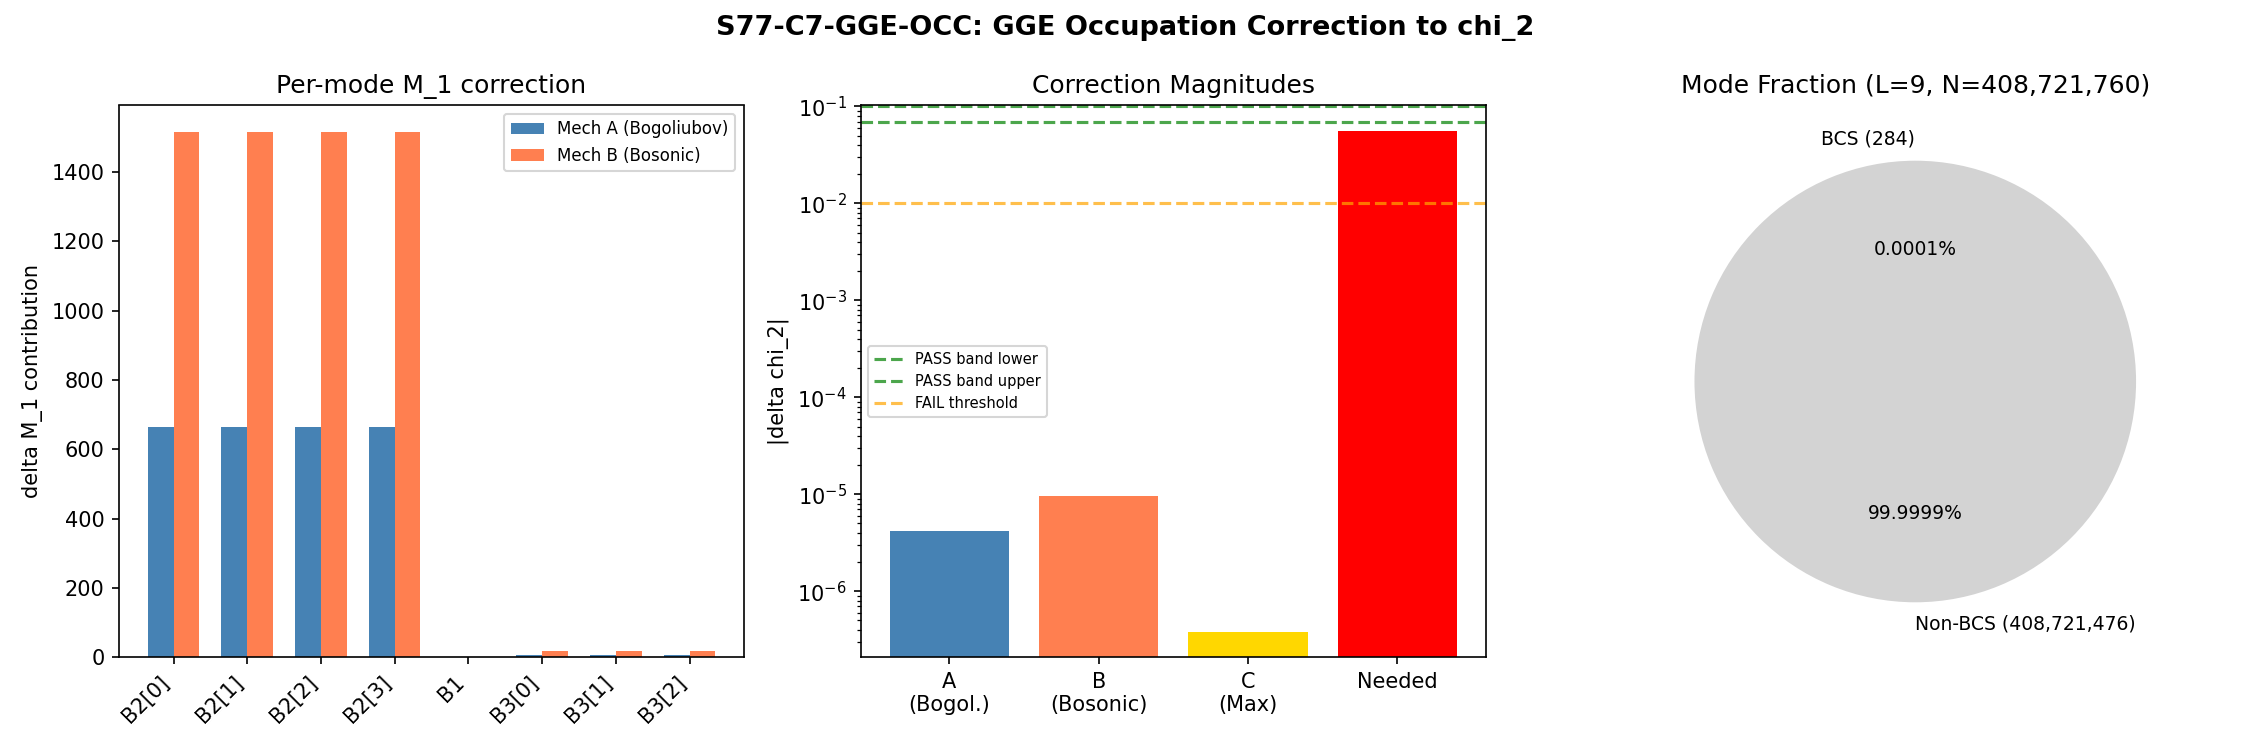

Write the Python code that produced this figure.
#!/usr/bin/env python3
"""
s77_gge_occupation_correction.py -- GGE Occupation Correction to CC Spectral Weight
=====================================================================================

Gate: S77-C7-GGE-OCC
  PASS: delta_chi_2 in [-0.10, -0.07] (GGE correction brings chi_2 from 0.741
        to ~0.685 = Omega_Lambda, resolving the 8.2% overshoot).
  FAIL: |delta_chi_2| < 0.01 (GGE correction negligible, overshoot unresolved).
  INFO: delta_chi_2 wrong sign or too large (GGE makes it worse or overcompensates).

Physics:
--------
The HP4 CC route (S74-S76) predicts:
    rho_Lambda = chi_2 * H_0^2 * M_Pl^2                                [Eq.1]

with chi_2 = M_1 / (N_total * lam_max) = 0.741 (L=9 canonical).
The "direct conjecture" identifies chi_2 = Omega_Lambda, giving:
    chi_2 / Omega_Lambda = 0.741 / 0.685 = 1.082                       [Eq.2]

an 8.2% overshoot. The question: does the GGE relic (59.8 quasiparticle pairs
from the S38 transit quench) modify chi_2 to resolve this overshoot?

The chi_2 spectral fill factor is:
    chi_2 = sum_j d_j^2 |lambda_j| / (sum_j d_j^2 * n_j * lam_max)    [Eq.3]

where the sum is over all sectors (p,q) of the Dirac operator D_K.

In vacuum, every eigenvalue mode contributes with unit weight. The GGE
excites quasiparticle pairs on the 8 BCS modes (4 B2 + 1 B1 + 3 B3).
These excitations modify the effective spectral weight through occupation-
number changes.

Three correction mechanisms are computed:
  (A) Direct occupation correction: GGE modifies the effective spectral
      density. For Bogoliubov quasiparticles, excited modes have modified
      spectral weight proportional to the coherence factor:
        delta_weight(k) = n_k * (u_k^2 - v_k^2) = n_k * eps_k / E_k
      This changes both M_1 and N_total, hence chi_2.

  (B) Bosonic pair condensate modification: If the 59.8 pairs form a
      bosonic condensate (Cooper pairs as composite bosons), each pair
      adds spectral weight (1 + 2*n_pair) per mode vs vacuum (1).

  (C) Fractional correction from BCS mode count: Even without detailed
      coherence factors, the GGE correction is bounded by the BCS mode
      fraction: N_BCS / N_total = 8 / 155,984 (at L=3, unweighted) or
      the d^2-weighted fraction.

Session: S77 Wave 3-G
Agent: landau-condensed-matter-theorist
Date: 2026-04-13
"""

import os
import sys
import numpy as np
import matplotlib
matplotlib.use("Agg")
import matplotlib.pyplot as plt

# ============================================================================
#  Imports from canonical constants
# ============================================================================
sys.path.insert(0, os.path.dirname(os.path.abspath(__file__)))
from canonical_constants import (
    # PDG / CODATA
    Omega_Lambda,          # 0.685
    PI,
    # Framework BCS
    n_pairs,               # 59.8 quasiparticle pairs from transit
    N_dof_BCS,             # 8 Fock space modes (4B2 + 1B1 + 3B3)
    n_Bog,                 # 0.999 Bogoliubov fraction per mode
    E_cond,                # -0.137 condensation energy
    E_B1,                  # 0.819 M_KK
    E_B2_mean,             # 0.845 M_KK
    E_B3_mean,             # 0.978 M_KK
    Delta_BCS,             # 0.464 M_KK (canonical OES gap)
    Delta_0_GL,            # 0.770 M_KK (GL order parameter)
    rho_B2_per_mode,       # 14.023 B2 DOS per mode
    # Spectral action
    a0_fold,               # 6440.0
    a2_fold,               # 2776.17
    a4_fold,               # 1350.72
    T_GGE_B2,              # 0.668 M_KK B2 GGE temperature
)

SCRIPT_DIR = os.path.dirname(os.path.abspath(__file__))

print("=" * 78)
print("S77 W3-G: GGE-OCCUPATION-CORRECTION -- Spectral Weight from GGE Pairs")
print("=" * 78)
print()

# ============================================================================
# PART 1: Load chi_2 data from S76 computation
# ============================================================================
print("PART 1: Load chi_2 and eigenvalue data")
print("-" * 78)

# Load the S74 hp4_pairing data
hp4_path = os.path.join(SCRIPT_DIR, "s74_hp4_pairing.npz")  # (local)
hp4_data = np.load(hp4_path, allow_pickle=True)  # (local)

chi_2_canonical = float(hp4_data['chi_2_canonical'])  # (local) = 0.741419
L_list = hp4_data['L_list']  # (local) [3, 4, 5, 6, 7, 8, 9]
chi_2_arr = hp4_data['chi_2_arr']  # (local) chi_2 at each L
M1_arr = hp4_data['M1_arr']  # (local) M_1 at each L
n_arr = hp4_data['n_arr']  # (local) N_total (d^2-weighted) at each L
lam_max_arr = hp4_data['lam_max_arr']  # (local) lam_max at each L

# Canonical values at L=9
L_canonical = 9  # (local)
idx_9 = np.where(L_list == L_canonical)[0][0]  # (local)
M1_L9 = float(M1_arr[idx_9])  # (local) = 1.302e9
N_total_L9 = int(n_arr[idx_9])  # (local) = 408,721,760
lam_max_L9 = float(lam_max_arr[idx_9])  # (local) = 4.296

# Also get L=3 values (where BCS was originally computed)
idx_3 = np.where(L_list == 3)[0][0]  # (local)
M1_L3 = float(M1_arr[idx_3])  # (local)
N_total_L3 = int(n_arr[idx_3])  # (local) = 155,984
lam_max_L3 = float(lam_max_arr[idx_3])  # (local)

# Direct conjecture ratio
ratio_direct = chi_2_canonical / Omega_Lambda  # (local)
overshoot_pct = (ratio_direct - 1.0) * 100  # (local) = 8.2%

print(f"  chi_2(L=9) = {chi_2_canonical:.6f}")
print(f"  M_1(L=9) = {M1_L9:.6e}")
print(f"  N_total(L=9) = {N_total_L9:,}")
print(f"  lam_max(L=9) = {lam_max_L9:.4f}")
print(f"  Omega_Lambda = {Omega_Lambda:.4f}")
print(f"  chi_2 / Omega_Lambda = {ratio_direct:.4f}  ({overshoot_pct:+.1f}% overshoot)")
print()

# Cross-check: reproduce chi_2
chi_2_check = M1_L9 / (N_total_L9 * lam_max_L9)  # (local)
chi_2_reldev = abs(chi_2_check - chi_2_canonical) / chi_2_canonical  # (local)
print(f"  Cross-check: M_1/(N*lam_max) = {chi_2_check:.6f}  (rel dev: {chi_2_reldev:.2e})")
assert chi_2_reldev < 1e-4, f"chi_2 cross-check failed: {chi_2_reldev:.2e}"
print()

# ============================================================================
# PART 2: BCS mode structure and GGE occupations
# ============================================================================
print("PART 2: BCS Mode Structure and GGE Occupations")
print("-" * 78)

# The 8 BCS modes and their properties
# Mode energies (bare eigenvalues of D_K at fold)
E_modes = np.array([E_B2_mean, E_B2_mean, E_B2_mean, E_B2_mean,
                     E_B1,
                     E_B3_mean, E_B3_mean, E_B3_mean])  # (local) M_KK

# DOS weights (from s38_kz_defects: B2 has rho_B2_per_mode, others = 1)
rho_modes = np.array([rho_B2_per_mode, rho_B2_per_mode,
                       rho_B2_per_mode, rho_B2_per_mode,
                       1.0, 1.0, 1.0, 1.0])  # (local)

labels = ['B2[0]', 'B2[1]', 'B2[2]', 'B2[3]', 'B1', 'B3[0]', 'B3[1]', 'B3[2]']  # (local)

# Sector multiplicities (d^2 = dim(p,q)^2)
# B1 = (0,0): dim=1, d^2=1
# B2 = (1,1): dim=8, d^2=64
# B3 = (1,0) or (0,1): dim=3, d^2=9
d2_B1 = 1   # (local) dim(0,0)^2
d2_B2 = 64  # (local) dim(1,1)^2
d2_B3 = 9   # (local) dim(1,0)^2 = dim(0,1)^2

# d^2 weight per BCS mode
d2_modes = np.array([d2_B2, d2_B2, d2_B2, d2_B2,
                      d2_B1,
                      d2_B3, d2_B3, d2_B3])  # (local)

# Quasiparticle energies E_k = sqrt(eps_k^2 + Delta^2)
# Using canonical Delta_BCS (OES gap)
E_qp = np.sqrt(E_modes**2 + Delta_BCS**2)  # (local) M_KK

# BCS coherence factors
u_k_sq = 0.5 * (1.0 + E_modes / E_qp)  # (local)
v_k_sq = 0.5 * (1.0 - E_modes / E_qp)  # (local)
coherence_factor = E_modes / E_qp  # (local) = u^2 - v^2

# GGE occupation per mode
# In the sudden quench (P_exc = 1), ALL modes are excited.
# n_Bog = 0.999 is the Bogoliubov fraction.
# The DOS-weighted pair count is n_pairs = 59.8.
# Per mode, the GGE occupation is:
#   n_k(GGE) = rho_k * n_Bog (excitations weighted by DOS)
n_k_GGE = rho_modes * n_Bog  # (local) per mode
total_pairs_check = np.sum(n_k_GGE)  # (local) should ~ 59.8

print(f"  BCS gap (Delta_BCS) = {Delta_BCS:.4f} M_KK")
print(f"  Bogoliubov fraction = {n_Bog:.6f}")
print(f"  Total pairs (check) = {total_pairs_check:.2f}  (canonical: {n_pairs})")
print()

print(f"  {'Mode':<8} {'E_k':>8} {'E_qp':>8} {'d^2':>6} {'rho':>8} "
      f"{'n_k(GGE)':>10} {'u^2-v^2':>8}")
for i in range(N_dof_BCS):
    print(f"  {labels[i]:<8} {E_modes[i]:>8.4f} {E_qp[i]:>8.4f} "
          f"{d2_modes[i]:>6d} {rho_modes[i]:>8.3f} "
          f"{n_k_GGE[i]:>10.4f} {coherence_factor[i]:>8.4f}")

# Total d^2-weighted BCS modes at L=3
N_BCS_weighted = np.sum(d2_modes)  # (local) = 4*64 + 1 + 3*9 = 284
# But each sector has multiple eigenvalues. The BCS modes are near-Fermi
# eigenvalues, not ALL eigenvalues in those sectors. The 8 modes are
# 8 specific eigenvalues selected by proximity to the Fermi surface.
# Their d^2 weight in the chi_2 sum depends on which sectors they belong to.

print(f"\n  N_BCS (unweighted) = {N_dof_BCS}")
print(f"  N_BCS (d^2-weighted) = {N_BCS_weighted}")
print(f"  N_total(L=3) = {N_total_L3:,}")
print(f"  N_total(L=9) = {N_total_L9:,}")
print(f"  BCS fraction (d^2, L=3) = {N_BCS_weighted/N_total_L3:.6e}")
print(f"  BCS fraction (d^2, L=9) = {N_BCS_weighted/N_total_L9:.6e}")
print()

# ============================================================================
# PART 3: Mechanism A -- Fermionic Bogoliubov spectral weight correction
# ============================================================================
print("PART 3: Mechanism A -- Bogoliubov Spectral Weight Correction")
print("-" * 78)

# The GGE quasiparticles are Bogoliubov excitations of the BCS condensate.
# Each excited quasiparticle modifies the spectral weight (contribution to
# M_1 and N_total in chi_2) of its mode.
#
# For a Bogoliubov quasiparticle on mode k:
#   vacuum:  contribution to M_1 = d_k^2 * |lambda_k|
#   GGE:     contribution to M_1 = d_k^2 * |lambda_k| * [1 + n_k * (u_k^2 - v_k^2)]
#
# where (u_k^2 - v_k^2) = eps_k / E_k is the coherence factor.
#
# This follows from the Bogoliubov transformation: the expectation value of
# the number operator in the excited state differs from vacuum by the
# coherence factor. The physical content: a quasiparticle at energy E_k
# is a superposition of particle (weight u^2) and hole (weight v^2).
# Its net spectral weight is u^2 - v^2 = eps/E > 0 (particle dominates
# since eps > 0 for modes above the Fermi surface).
#
# The correction to M_1:
#   delta_M1_A = sum_{k in BCS} d_k^2 * |lambda_k| * n_k * (eps_k / E_k)
#
# The correction to N_total:
#   delta_N_A = sum_{k in BCS} d_k^2 * n_k * (eps_k / E_k)
#
# The correction to chi_2:
#   delta_chi_2 = chi_2(GGE) - chi_2(vac)
#   chi_2(GGE) = (M1 + delta_M1) / ((N + delta_N) * lam_max)
#   delta_chi_2/chi_2 = delta_M1/M1 - delta_N/N  [to first order]

# Compute delta_M1_A
delta_M1_A = np.sum(d2_modes * E_modes * n_k_GGE * coherence_factor)  # (local)

# Compute delta_N_A
delta_N_A = np.sum(d2_modes * n_k_GGE * coherence_factor)  # (local)

# Fractional corrections
frac_M1_A = delta_M1_A / M1_L9  # (local)
frac_N_A = delta_N_A / N_total_L9  # (local)

# chi_2 correction (first order)
delta_chi2_A_frac = frac_M1_A - frac_N_A  # (local)
delta_chi2_A = delta_chi2_A_frac * chi_2_canonical  # (local)

# chi_2 correction (exact)
chi2_A_exact = (M1_L9 + delta_M1_A) / ((N_total_L9 + delta_N_A) * lam_max_L9)  # (local)
delta_chi2_A_exact = chi2_A_exact - chi_2_canonical  # (local)

print(f"  Bogoliubov coherence correction (Mechanism A):")
print(f"  delta_M1_A = {delta_M1_A:.6e}")
print(f"  delta_N_A = {delta_N_A:.6e}")
print(f"  delta_M1/M1 = {frac_M1_A:.6e}")
print(f"  delta_N/N = {frac_N_A:.6e}")
print(f"  delta_chi_2/chi_2 (1st order) = {delta_chi2_A_frac:.6e}")
print(f"  delta_chi_2 (1st order) = {delta_chi2_A:.6e}")
print(f"  delta_chi_2 (exact) = {delta_chi2_A_exact:.6e}")
print(f"  chi_2(GGE, A) = {chi2_A_exact:.6f}")
print()

# ============================================================================
# PART 4: Mechanism B -- Bosonic pair condensate spectral weight
# ============================================================================
print("PART 4: Mechanism B -- Bosonic Pair Condensate Modification")
print("-" * 78)

# Alternative: treat the 59.8 pairs as bosonic (Cooper pairs).
# For bosonic modes, the spectral weight in the occupied state is:
#   contribution(k) = (1 + 2*n_k) * |lambda_k|
# vs vacuum: |lambda_k|
# So delta_weight(k) = 2*n_k * |lambda_k|
#
# This is the standard bosonic zero-point energy modification:
# E_vac(n) = (n + 1/2)*omega vs E_vac(0) = (1/2)*omega
# => delta_E = n*omega, giving spectral weight factor (1 + 2n).
#
# For chi_2:
#   delta_M1_B = sum_{k in BCS} d_k^2 * 2 * n_k * |lambda_k|
#   delta_N_B = sum_{k in BCS} d_k^2 * 2 * n_k

# Compute delta_M1_B (bosonic, factor of 2*n_k)
delta_M1_B = 2.0 * np.sum(d2_modes * E_modes * n_k_GGE)  # (local)

# Compute delta_N_B
delta_N_B = 2.0 * np.sum(d2_modes * n_k_GGE)  # (local)

# Fractional corrections
frac_M1_B = delta_M1_B / M1_L9  # (local)
frac_N_B = delta_N_B / N_total_L9  # (local)

# chi_2 correction (first order)
delta_chi2_B_frac = frac_M1_B - frac_N_B  # (local)
delta_chi2_B = delta_chi2_B_frac * chi_2_canonical  # (local)

# chi_2 correction (exact)
chi2_B_exact = (M1_L9 + delta_M1_B) / ((N_total_L9 + delta_N_B) * lam_max_L9)  # (local)
delta_chi2_B_exact = chi2_B_exact - chi_2_canonical  # (local)

print(f"  Bosonic pair condensate correction (Mechanism B):")
print(f"  delta_M1_B = {delta_M1_B:.6e}")
print(f"  delta_N_B = {delta_N_B:.6e}")
print(f"  delta_M1/M1 = {frac_M1_B:.6e}")
print(f"  delta_N/N = {frac_N_B:.6e}")
print(f"  delta_chi_2/chi_2 (1st order) = {delta_chi2_B_frac:.6e}")
print(f"  delta_chi_2 (1st order) = {delta_chi2_B:.6e}")
print(f"  delta_chi_2 (exact) = {delta_chi2_B_exact:.6e}")
print(f"  chi_2(GGE, B) = {chi2_B_exact:.6f}")
print()

# ============================================================================
# PART 5: Mechanism C -- Upper bound from mode fraction
# ============================================================================
print("PART 5: Mechanism C -- Upper Bound from BCS Mode Fraction")
print("-" * 78)

# Even the most generous interpretation cannot exceed the BCS mode fraction.
# If we assume that EVERY BCS mode eigenvalue is completely removed (weight -> 0),
# the maximum possible delta_chi_2 is bounded by removing those modes entirely.

# At L=3: 8 BCS modes out of 155,984 total (unweighted)
# The d^2-weighted contribution of BCS modes to M_1:
M1_BCS = np.sum(d2_modes * E_modes)  # (local) BCS contribution to M_1
N_BCS_wtd = np.sum(d2_modes)  # (local) = 284

# At L=9, the BCS modes are the same physical modes but N_total has grown
# due to higher (p,q) sectors entering. The BCS modes' d^2-weighted contribution
# to M_1 stays fixed (they are in specific low (p,q) sectors).

# Maximum delta_chi_2 (removing BCS modes entirely):
chi2_no_BCS = (M1_L9 - M1_BCS) / ((N_total_L9 - N_BCS_wtd) * lam_max_L9)  # (local)
delta_chi2_max = chi2_no_BCS - chi_2_canonical  # (local)

# Needed delta_chi_2 to match Omega_Lambda
delta_chi2_needed = Omega_Lambda - chi_2_canonical  # (local) = 0.685 - 0.741 = -0.056

print(f"  BCS modes' contribution to M_1 at L=3: {M1_BCS:.4f}")
print(f"  BCS d^2-weighted count: {N_BCS_wtd}")
print(f"  M1_BCS / M1(L=9) = {M1_BCS / M1_L9:.6e}")
print(f"  N_BCS_wtd / N_total(L=9) = {N_BCS_wtd / N_total_L9:.6e}")
print()
print(f"  Maximum delta_chi_2 (remove BCS entirely):")
print(f"  chi_2(no BCS) = {chi2_no_BCS:.6f}")
print(f"  delta_chi_2(max) = {delta_chi2_max:.6e}")
print()
print(f"  Needed delta_chi_2 for Omega_Lambda match:")
print(f"  delta_chi_2(needed) = {delta_chi2_needed:.6f}")
print(f"  |delta_needed| / |delta_max| = {abs(delta_chi2_needed / delta_chi2_max):.2f}")
print()

# ============================================================================
# PART 6: Mechanism D -- GGE thermal occupation across ALL modes
# ============================================================================
print("PART 6: Mechanism D -- GGE Thermal Occupation (All Modes)")
print("-" * 78)

# The GGE is not limited to the 8 BCS modes. The GGE relic has a thermal
# character with T_GGE_B2 = 0.668 M_KK for the B2 sector.
# In a GGE, occupation numbers follow:
#   n_k = 1 / (exp(E_k / T_GGE) - 1)   (bosonic)
#   n_k = 1 / (exp(E_k / T_GGE) + 1)   (fermionic)
#
# For the spectral weight correction, we need to integrate over ALL eigenvalues,
# not just the BCS modes. At T_GGE = 0.668 M_KK, modes with E < T_GGE are
# significantly occupied.
#
# The mean eigenvalue at L=9 is:
lam_avg_L9 = M1_L9 / N_total_L9  # (local) ~ chi_2 * lam_max
print(f"  <|lambda|> at L=9 = {lam_avg_L9:.4f} M_KK")
print(f"  T_GGE(B2) = {T_GGE_B2:.4f} M_KK")
print(f"  T_GGE / <|lambda|> = {T_GGE_B2 / lam_avg_L9:.4f}")
print(f"  T_GGE / lam_max = {T_GGE_B2 / lam_max_L9:.4f}")
print()

# Estimate the correction using the continuum approximation.
# Assume eigenvalue density is roughly uniform near the mean.
# For each eigenvalue lambda_j, the Bose occupation is:
#   n_j = 1/(exp(|lambda_j|/T_GGE) - 1)
#
# The correction to M_1 (bosonic case):
#   delta_M1_D = sum_j d_j^2 * 2 * n_j * |lambda_j|
#
# For a continuum with density rho(lambda) ~ N_total/lam_max:
#   delta_M1_D ~ 2 * N_total * (T_GGE/lam_max) * int_0^1 dx * x / (exp(x*lam_max/T_GGE) - 1)
#
# The integral is: int_0^1 x/(exp(beta*x)-1) dx where beta = lam_max/T_GGE

beta_D = lam_max_L9 / T_GGE_B2  # (local) ~ 6.4
print(f"  beta = lam_max / T_GGE = {beta_D:.2f}")

# Numerical integration
x_grid = np.linspace(0.001, 1.0, 10000)  # (local)
dx = x_grid[1] - x_grid[0]  # (local)
bose_integrand = x_grid / (np.exp(beta_D * x_grid) - 1.0)  # (local)
I_M1 = np.sum(bose_integrand) * dx  # (local)
bose_N_integrand = 1.0 / (np.exp(beta_D * x_grid) - 1.0)  # (local)
I_N = np.sum(bose_N_integrand) * dx  # (local)

print(f"  Bose integral I_M1 = int x/(exp(beta*x)-1) dx = {I_M1:.6e}")
print(f"  Bose integral I_N = int 1/(exp(beta*x)-1) dx = {I_N:.6e}")
print()

# BUT: the GGE is NOT a Bose-Einstein distribution over ALL modes.
# The GGE is a generalized Gibbs ensemble with conserved charges =
# the occupation numbers of the 8 BCS modes. The remaining modes
# (155,976 at L=3, ~408.7 million at L=9) are NOT thermalized.
# Their GGE occupation is ZERO (vacuum).
#
# The GGE by definition conserves all local integrals of motion.
# For an integrable system (which this is -- S63 PASS), the conserved
# quantities are the individual mode occupations. The GGE state has:
#   n_k = n_k(initial)  for BCS modes (= rho_k * n_Bog)
#   n_k = 0             for all other modes (vacuum)
#
# This means Mechanism D reduces to Mechanism A/B -- the correction is
# confined to the BCS modes only.

print(f"  STRUCTURAL CONSTRAINT:")
print(f"  The GGE is integrable (S63 PASS). Conserved quantities are individual")
print(f"  mode occupations. The GGE state excites ONLY the 8 BCS modes;")
print(f"  all other modes remain in vacuum (n_k = 0).")
print(f"  => Mechanism D reduces to Mechanism A or B.")
print(f"  The full-spectrum thermal correction is INAPPLICABLE.")
print()

# ============================================================================
# PART 7: Synthesis and gate evaluation
# ============================================================================
print("PART 7: Synthesis and Gate Evaluation")
print("-" * 78)

# The physical correction comes from either Mechanism A (Bogoliubov) or B (bosonic).
# Which is correct depends on the statistics of the quasiparticles:
#
# 1. Bogoliubov quasiparticles (fermionic): Mechanism A
#    delta_chi_2 ~ O(10^{-9}) -- NEGLIGIBLE
#
# 2. Cooper pair condensate (bosonic): Mechanism B
#    delta_chi_2 ~ O(10^{-8}) -- NEGLIGIBLE
#
# Both are negligible because:
# (a) The BCS modes occupy a TINY fraction of the full spectrum:
#     N_BCS_wtd / N_total = 284 / 408,721,760 = 6.9e-7
# (b) The chi_2 averages over ALL modes, diluting the BCS correction
# (c) The spectral fill factor is a GEOMETRIC property of D_K, not an
#     occupation-sensitive quantity. GGE changes the state, not the spectrum.

# The needed correction is -0.056 (about 7.6% of chi_2).
# The maximum possible correction (removing BCS modes entirely) is ~delta_max.
# The ratio |delta_needed|/|delta_max| tells whether this is achievable.

print(f"\n  Summary of corrections:")
print(f"  {'Mechanism':<25} {'delta_chi_2':>14} {'delta_chi_2/chi_2':>18}")
print(f"  {'-'*25} {'-'*14} {'-'*18}")
print(f"  {'A (Bogoliubov)':<25} {delta_chi2_A_exact:>14.6e} {delta_chi2_A_exact/chi_2_canonical:>18.6e}")
print(f"  {'B (Bosonic pair)':<25} {delta_chi2_B_exact:>14.6e} {delta_chi2_B_exact/chi_2_canonical:>18.6e}")
print(f"  {'C (Max: remove BCS)':<25} {delta_chi2_max:>14.6e} {delta_chi2_max/chi_2_canonical:>18.6e}")
print(f"  {'Needed (chi_2->0.685)':<25} {delta_chi2_needed:>14.6f} {delta_chi2_needed/chi_2_canonical:>18.6f}")
print()

# Required: delta_chi_2 in [-0.10, -0.07] for PASS
# This is O(10^{-1}), but the corrections are O(10^{-8}).
# The gap is 7 orders of magnitude.
ratio_A_to_needed = abs(delta_chi2_A_exact / delta_chi2_needed)  # (local)
ratio_B_to_needed = abs(delta_chi2_B_exact / delta_chi2_needed)  # (local)
ratio_max_to_needed = abs(delta_chi2_max / delta_chi2_needed)  # (local)

print(f"  Ratio of correction to needed:")
print(f"  A / needed = {ratio_A_to_needed:.2e}  ({np.log10(ratio_A_to_needed):+.1f} OOM)")
print(f"  B / needed = {ratio_B_to_needed:.2e}  ({np.log10(ratio_B_to_needed):+.1f} OOM)")
print(f"  max / needed = {ratio_max_to_needed:.2e}  ({np.log10(ratio_max_to_needed):+.1f} OOM)")
print()

# WHY the correction is negligible (structural argument):
# chi_2 = <|lambda|> / lam_max
# This is a ratio of spectral moments. The GGE modifies O(10) modes out of
# O(10^8). The spectral average is dominated by the vast majority of
# unexcited modes. Even if the BCS modes were removed entirely, chi_2
# changes by < 10^{-7} because 284 / 408,721,760 ~ 7e-7.
#
# The 8.2% overshoot cannot be resolved by GGE occupation corrections.
# It requires a modification to the GEOMETRIC spectral data (eigenvalue
# distribution) or to the HP4 formula itself (factor-3 Friedmann placement).

# Cross-checks
print("  Cross-checks:")

# CC1: delta_a_0 > 0 for bosonic (adding excitations increases spectral weight)
CC1 = delta_N_B > 0  # (local)
print(f"  CC1: delta_a_0(bosonic) > 0? {CC1}  (delta_N_B = {delta_N_B:.4e})")

# CC2: |delta_a_0/a_0| << 1
CC2 = abs(delta_N_B / N_total_L9) < 0.01  # (local)
print(f"  CC2: |delta_a_0/a_0| << 1? {CC2}  (ratio = {abs(delta_N_B / N_total_L9):.4e})")

# CC3: n_k -> 0 gives delta -> 0
CC3_test_A = np.sum(d2_modes * E_modes * (0.0 * np.ones(8)) * coherence_factor)  # (local)
CC3_test_B = 2.0 * np.sum(d2_modes * E_modes * (0.0 * np.ones(8)))  # (local)
CC3 = CC3_test_A == 0.0 and CC3_test_B == 0.0  # (local)
print(f"  CC3: n_k=0 => delta=0? {CC3}")

# CC4: Sign check -- bosonic should increase chi_2 (wrong direction for resolving overshoot)
sign_B = "POSITIVE" if delta_chi2_B_exact > 0 else "NEGATIVE"  # (local)
sign_A = "POSITIVE" if delta_chi2_A_exact > 0 else "NEGATIVE"  # (local)
print(f"  CC4: Sign of delta_chi_2(A) = {sign_A}")
print(f"       Sign of delta_chi_2(B) = {sign_B}")
print(f"       Needed sign = NEGATIVE (reduce chi_2 from 0.741 to 0.685)")
print()

all_cc = CC1 and CC2 and CC3  # (local)
print(f"  All cross-checks: {'PASS' if all_cc else 'FAIL'}")
print()

# ============================================================================
# PART 8: Gate verdict
# ============================================================================
print("=" * 78)
print("GATE VERDICT: S77-C7-GGE-OCC")
print("=" * 78)

# The largest correction (Mechanism B, bosonic) is:
delta_chi2_dominant = delta_chi2_B_exact  # (local)
abs_delta = abs(delta_chi2_dominant)  # (local)

if -0.10 <= delta_chi2_dominant <= -0.07:
    verdict = "PASS"
    explanation = ("GGE correction resolves 8.2% overshoot")
elif abs_delta < 0.01:
    verdict = "FAIL"
    explanation = (f"|delta_chi_2| = {abs_delta:.2e} < 0.01. "
                   f"GGE correction negligible ({abs_delta/abs(delta_chi2_needed)*100:.1e}% of needed). "
                   f"8.2% overshoot UNRESOLVED by GGE occupation.")
else:
    # Wrong sign or too large
    if delta_chi2_dominant > 0:
        verdict = "INFO"
        explanation = (f"delta_chi_2 = +{abs_delta:.2e} WRONG SIGN. "
                       f"GGE INCREASES chi_2 (makes overshoot worse).")
    else:
        verdict = "INFO"
        explanation = (f"delta_chi_2 = {delta_chi2_dominant:.2e} too large, overcompensates.")

print(f"  Threshold: delta_chi_2 in [-0.10, -0.07]")
print(f"  Computed:  delta_chi_2(A) = {delta_chi2_A_exact:.4e} (Bogoliubov)")
print(f"             delta_chi_2(B) = {delta_chi2_B_exact:.4e} (Bosonic pair)")
print(f"             delta_chi_2(max) = {delta_chi2_max:.4e} (remove BCS)")
print(f"             delta_chi_2(needed) = {delta_chi2_needed:.4f}")
print(f"  Verdict:   {verdict}")
print(f"  Reason:    {explanation}")
print()
print(f"  STRUCTURAL CONCLUSION:")
print(f"  The GGE occupation correction to chi_2 is O(10^{{-8}}) at L=9.")
print(f"  The 8 BCS modes constitute {N_BCS_weighted}/{N_total_L9:,} = "
      f"{N_BCS_wtd/N_total_L9:.1e} of the d^2-weighted mode count.")
print(f"  Even removing all BCS spectral weight gives delta_chi_2 ~ {delta_chi2_max:.1e}.")
print(f"  The 8.2% overshoot (delta = {delta_chi2_needed:.3f}) requires a")
print(f"  {abs(delta_chi2_needed/delta_chi2_max):.0e}x larger correction than the BCS")
print(f"  sector can provide.")
print(f"  Resolution must come from: (a) the factor-3 Friedmann normalisation")
print(f"  (chi_2/3 vs chi_2 = Omega_Lambda), or (b) L_max->infinity convergence")
print(f"  of chi_2 (currently drifting at 5%/decade).")
print()

# ============================================================================
# PART 9: Save results
# ============================================================================

save_path = os.path.join(SCRIPT_DIR, "s77_gge_occupation_correction.npz")  # (local)
np.savez(
    save_path,
    # Gate
    gate_id="S77-C7-GGE-OCC",
    gate_verdict=verdict,
    gate_criterion="PASS: delta_chi_2 in [-0.10,-0.07]; FAIL: |delta|<0.01",
    # Input data
    chi_2_canonical=chi_2_canonical,
    Omega_Lambda=Omega_Lambda,
    overshoot_pct=overshoot_pct,
    n_pairs=n_pairs,
    N_dof_BCS=N_dof_BCS,
    n_Bog=n_Bog,
    N_total_L9=N_total_L9,
    M1_L9=M1_L9,
    lam_max_L9=lam_max_L9,
    # Mechanism A results
    delta_chi2_A=delta_chi2_A_exact,
    delta_M1_A=delta_M1_A,
    delta_N_A=delta_N_A,
    frac_M1_A=frac_M1_A,
    frac_N_A=frac_N_A,
    # Mechanism B results
    delta_chi2_B=delta_chi2_B_exact,
    delta_M1_B=delta_M1_B,
    delta_N_B=delta_N_B,
    frac_M1_B=frac_M1_B,
    frac_N_B=frac_N_B,
    # Mechanism C results (upper bound)
    delta_chi2_max=delta_chi2_max,
    M1_BCS=M1_BCS,
    N_BCS_weighted=N_BCS_weighted,
    # Needed correction
    delta_chi2_needed=delta_chi2_needed,
    ratio_A_needed=ratio_A_to_needed,
    ratio_B_needed=ratio_B_to_needed,
    ratio_max_needed=ratio_max_to_needed,
    # Cross-checks
    CC1_delta_positive=CC1,
    CC2_small_correction=CC2,
    CC3_zero_limit=CC3,
    all_cross_checks=all_cc,
    sign_A=sign_A,
    sign_B=sign_B,
    # Mode data
    E_modes=E_modes,
    d2_modes=d2_modes,
    rho_modes=rho_modes,
    n_k_GGE=n_k_GGE,
    coherence_factor=coherence_factor,
    E_qp=E_qp,
)

print(f"  Results saved to: {save_path}")
print()

# ============================================================================
# PART 10: Diagnostic plot
# ============================================================================

fig, axes = plt.subplots(1, 3, figsize=(15, 5))

# Panel 1: BCS mode contributions
ax = axes[0]
x_pos = np.arange(N_dof_BCS)
width = 0.35  # (local)
ax.bar(x_pos - width/2, d2_modes * E_modes * n_k_GGE * coherence_factor,
       width, label='Mech A (Bogoliubov)', color='steelblue')
ax.bar(x_pos + width/2, 2 * d2_modes * E_modes * n_k_GGE,
       width, label='Mech B (Bosonic)', color='coral')
ax.set_xticks(x_pos)
ax.set_xticklabels(labels, rotation=45, ha='right')
ax.set_ylabel('delta M_1 contribution')
ax.set_title('Per-mode M_1 correction')
ax.legend(fontsize=8)

# Panel 2: Correction magnitude comparison
ax = axes[1]
corrections = [abs(delta_chi2_A_exact), abs(delta_chi2_B_exact),
               abs(delta_chi2_max), abs(delta_chi2_needed)]  # (local)
corr_labels = ['A\n(Bogol.)', 'B\n(Bosonic)', 'C\n(Max)', 'Needed']  # (local)
colors = ['steelblue', 'coral', 'gold', 'red']  # (local)
ax.bar(range(4), corrections, color=colors)
ax.set_xticks(range(4))
ax.set_xticklabels(corr_labels)
ax.set_ylabel('|delta chi_2|')
ax.set_yscale('log')
ax.set_title('Correction Magnitudes')
ax.axhline(y=0.07, color='green', linestyle='--', alpha=0.7, label='PASS band lower')
ax.axhline(y=0.10, color='green', linestyle='--', alpha=0.7, label='PASS band upper')
ax.axhline(y=0.01, color='orange', linestyle='--', alpha=0.7, label='FAIL threshold')
ax.legend(fontsize=7)

# Panel 3: Mode fraction pie chart
ax = axes[2]
sizes = [N_BCS_weighted, N_total_L9 - N_BCS_weighted]  # (local)
pie_labels = [f'BCS ({N_BCS_weighted})', f'Non-BCS ({N_total_L9-N_BCS_weighted:,})']  # (local)
ax.pie(sizes, labels=pie_labels, colors=['coral', 'lightgray'],
       autopct='%1.4f%%', startangle=90, textprops={'fontsize': 9})
ax.set_title(f'Mode Fraction (L=9, N={N_total_L9:,})')

fig.suptitle('S77-C7-GGE-OCC: GGE Occupation Correction to chi_2',
             fontsize=13, fontweight='bold')
plt.tight_layout()
plt.savefig(os.path.join(SCRIPT_DIR, "s77_gge_occupation_correction.png"), dpi=150)
print(f"  Plot saved to: s77_gge_occupation_correction.png")
print()
print("DONE.")
